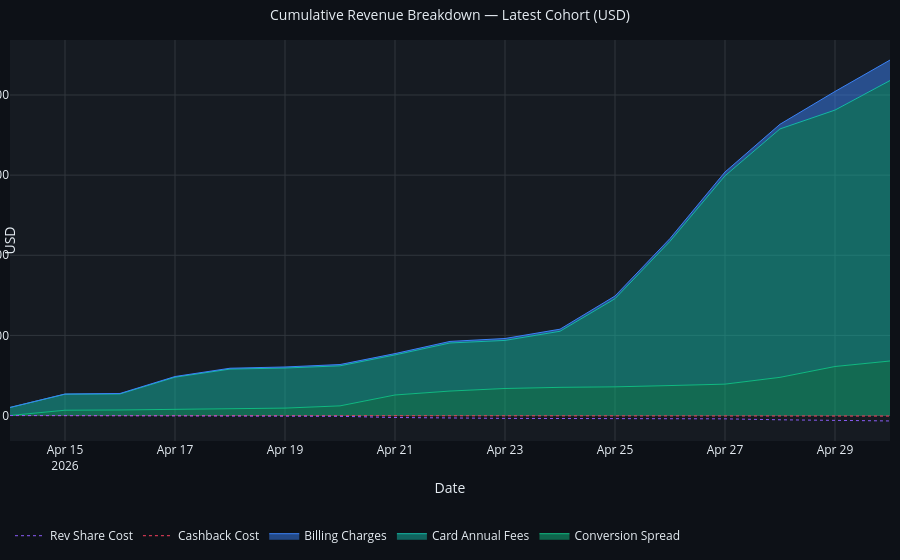

Notebook code cell kept with this figure:
### Markdown cell above
### Revenue Breakdown (stacked area)

### Code cell
fig = _fig_revenue_breakdown(cum_profit_df)
if fig:
    fig.show()

### Figure 1 — Plotly figure (JSON) as saved in the notebook; plotly's stock layout.template omitted (floating-point values rounded to 4 significant figures)
{"data": [{"hovertemplate": "%{x}: %{y:$,.2f}<extra></extra>", "line": {"color": "#10B981", "width": 1}, "mode": "lines", "name": "Conversion Spread", "stackgroup": "revenue", "type": "scatter", "x": ["2026-04-14", "2026-04-15", "2026-04-16", "2026-04-17", "2026-04-18", "2026-04-19", "2026-04-20", "2026-04-21", "2026-04-22", "2026-04-23", "2026-04-24", "2026-04-25", "2026-04-26", "2026-04-27", "2026-04-28", "2026-04-29", "2026-04-30"], "y": [0.1297, 33.12, 34.64, 39.2, 39.81, 46.39, 60.16, 128.2, 152.7, 168.7, 175.8, 179.1, 187.0, 195.8, 238.3, 306.0, 340.2]}, {"hovertemplate": "%{x}: %{y:$,.2f}<extra></extra>", "line": {"color": "#14B8A6", "width": 1}, "mode": "lines", "name": "Card Annual Fees", "stackgroup": "revenue", "type": "scatter", "x": ["2026-04-14", "2026-04-15", "2026-04-16", "2026-04-17", "2026-04-18", "2026-04-19", "2026-04-20", "2026-04-21", "2026-04-22", "2026-04-23", "2026-04-24", "2026-04-25", "2026-04-26", "2026-04-27", "2026-04-28", "2026-04-29", "2026-04-30"], "y": [50.0, 100.0, 100.0, 200.0, 250.0, 250.0, 250.0, 250.0, 300.0, 300.0, 350.0, 550.0, 900.0, 1300.0, 1550.0, 1600.0, 1750.0]}, {"hovertemplate": "%{x}: %{y:$,.2f}<extra></extra>", "line": {"color": "#3B82F6", "width": 1}, "mode": "lines", "name": "Billing Charges", "stackgroup": "revenue", "type": "scatter", "x": ["2026-04-14", "2026-04-15", "2026-04-16", "2026-04-17", "2026-04-18", "2026-04-19", "2026-04-20", "2026-04-21", "2026-04-22", "2026-04-23", "2026-04-24", "2026-04-25", "2026-04-26", "2026-04-27", "2026-04-28", "2026-04-29", "2026-04-30"], "y": [0.4021, 1.076, 3.046, 4.247, 5.372, 6.586, 7.997, 8.263, 9.791, 11.93, 12.88, 16.64, 17.64, 23.71, 29.06, 116.0, 127.9]}, {"hovertemplate": "%{x}: %{y:$,.2f}<extra></extra>", "line": {"color": "#F43F5E", "dash": "dot", "width": 1}, "mode": "lines", "name": "Cashback Cost", "type": "scatter", "x": ["2026-04-14", "2026-04-15", "2026-04-16", "2026-04-17", "2026-04-18", "2026-04-19", "2026-04-20", "2026-04-21", "2026-04-22", "2026-04-23", "2026-04-24", "2026-04-25", "2026-04-26", "2026-04-27", "2026-04-28", "2026-04-29", "2026-04-30"], "y": [-0.0, -0.0524, -0.1057, -0.1727, -0.2059, -0.2528, -0.3786, -0.3959, -0.502, -0.5397, -0.797, -0.817, -0.8647, -1.391, -2.844, -3.255, -3.389]}, {"hovertemplate": "%{x}: %{y:$,.2f}<extra></extra>", "line": {"color": "#8B5CF6", "dash": "dot", "width": 1}, "mode": "lines", "name": "Rev Share Cost", "type": "scatter", "x": ["2026-04-14", "2026-04-15", "2026-04-16", "2026-04-17", "2026-04-18", "2026-04-19", "2026-04-20", "2026-04-21", "2026-04-22", "2026-04-23", "2026-04-24", "2026-04-25", "2026-04-26", "2026-04-27", "2026-04-28", "2026-04-29", "2026-04-30"], "y": [-0.0248, -1.42, -1.692, -2.473, -2.526, -3.27, -4.825, -12.35, -16.34, -17.74, -18.54, -18.91, -19.72, -20.65, -26.54, -32.43, -33.8]}], "layout": {"font": {"color": "#E6EDF3", "size": 12}, "legend": {"orientation": "h", "y": -0.2}, "margin": {"b": 60, "l": 10, "r": 10, "t": 40}, "paper_bgcolor": "#0D1117", "plot_bgcolor": "#161B22", "title": {"font": {"size": 14}, "text": "Cumulative Revenue Breakdown — Latest Cohort (USD)"}, "xaxis": {"gridcolor": "#30363D", "showgrid": true, "title": {"text": "Date"}}, "yaxis": {"gridcolor": "#30363D", "showgrid": true, "title": {"text": "USD"}}}}
